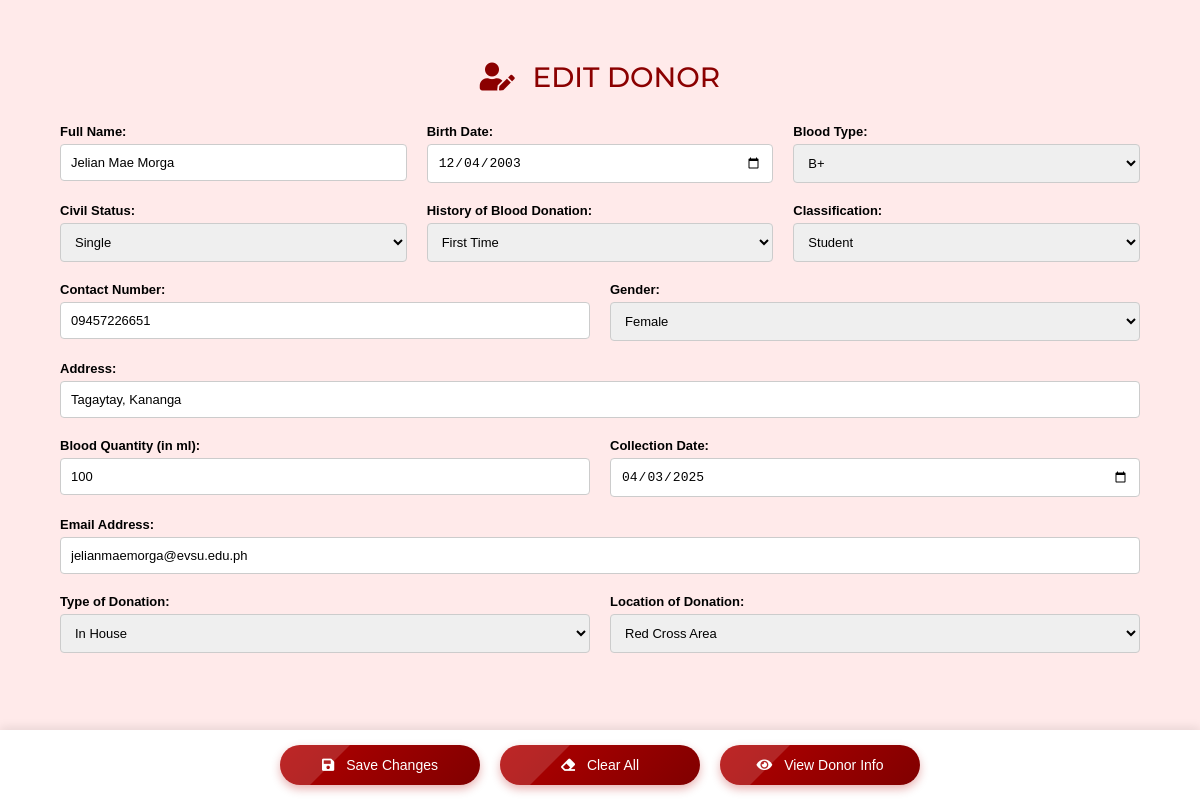
/edit_donor.php?id=7, run on the app's committed database.
### tables this page shows
CREATE TABLE `donors` (
  `id` int(11) NOT NULL,
  `name` varchar(255) NOT NULL,
  `birthdate` date NOT NULL,
  `address` text NOT NULL,
  `blood_type` varchar(5) NOT NULL,
  `civil_status` varchar(20) NOT NULL,
  `donation_history` varchar(50) NOT NULL,
  `classification` varchar(50) NOT NULL,
  `contact_number` varchar(15) NOT NULL,
  `gender` varchar(10) NOT NULL,
  `blood_quantity` int(11) NOT NULL,
  `collection_date` date NOT NULL,
  `email` varchar(255) NOT NULL,
  `donation_type` varchar(50) NOT NULL,
  `donation_location` varchar(100) NOT NULL,
  `age` int(11) NOT NULL,
  `expiry_date` date DEFAULT NULL,
  `donation_date` date DEFAULT NULL,
  `quantity_ml` int(11) DEFAULT 450,
  `blood_quantity_ml` int(11) DEFAULT 450,
  `donation_status` varchar(50) DEFAULT NULL,
  `last_updated` timestamp NOT NULL DEFAULT current_timestamp() ON UPDATE current_timestamp(),
  `contact` varchar(50) DEFAULT NULL,
  `sex` enum('Male','Female','Other') DEFAULT NULL,
  `donation_dates` text DEFAULT NULL,
  `number_of_donations` int(11) DEFAULT 0,
  `status` enum('Active','Inactive','Deferred') DEFAULT NULL,
  `medical_eligibility` text DEFAULT NULL,
  `donation_frequency` varchar(50) DEFAULT NULL
);

### edit_donor.php (the view, shortened to what this page needs)
<?php
$servername = "localhost";
$username = "root";
$password = "";
$dbname = "bdms";
$conn = new mysqli($servername, $username, $password, $dbname);
$id = $_GET['id'] ?? null;
$sql = "SELECT * FROM donors WHERE id = '$id'";
$result = $conn->query($sql);
$row = $result->fetch_assoc();
?>
<!DOCTYPE html>
<html lang="en">
<head>
  <link rel="stylesheet" href="https://cdnjs.cloudflare.com/ajax/libs/font-awesome/5.15.3/css/all.min.css">
</head>
<body>
<h2><i class="fas fa-user-edit"></i> Edit Donor</h2>
<form id="form" method="POST" action="">
  <div class="form-group">
    <label>Full Name:</label>
    <input type="text" name="name" value="<?= $row['name'] ?>" required>
  </div>
  <div class="form-group">
    <label>Birth Date:</label>
    <input type="date" name="birthdate" value="<?= $row['birthdate'] ?>" required>
  </div>
  <div class="form-group">
    <label>Blood Type:</label>
    <select name="blood_type" required>
      <?php
      $types = ['A+','A-','B+','B-','AB+','AB-','O+','O-'];
      foreach ($types as $type) {
        echo "<option value='$type' ".($row['blood_type'] == $type ? 'selected' : '').">$type</option>";
      }
      ?>
    </select>
  </div>
  <div class="form-group">
    <label>Civil Status:</label>
    <select name="civil_status" required>
      <?php
      $statuses = ['Single','Married','Widowed'];
      foreach ($statuses as $status) {
        echo "<option value='$status' ".($row['civil_status'] == $status ? 'selected' : '').">$status</option>";
      }
      ?>
    </select>
  </div>
  <div class="form-group">
    <label>History of Blood Donation:</label>
    <select name="donation_history" required>
      <?php
      $histories = ['First Time','Regular Donor','Occasional Donor'];
      foreach ($histories as $hist) {
        echo "<option value='$hist' ".($row['donation_history'] == $hist ? 'selected' : '').">$hist</option>";
      }
      ?>
    </select>
  </div>
  <div class="form-group">
    <label>Classification:</label>
    <select name="classification" required>
      <?php
      $classifications = ['Student','Staff','Public'];
      foreach ($classifications as $class) {
        echo "<option value='$class' ".($row['classification'] == $class ? 'selected' : '').">$class</option>";
      }
      ?>
    </select>
  </div>
  <div class="form-group-half">
    <label>Contact Number:</label>
    <input type="text" name="contact_number" value="<?= $row['contact_number'] ?>" required>
  </div>
  <div class="form-group-half">
    <label>Gender:</label>
    <select name="gender" required>
      <?php
      $genders = ['Male','Female','Other'];
      foreach ($genders as $g) {
        echo "<option value='$g' ".($row['gender'] == $g ? 'selected' : '').">$g</option>";
      }
      ?>
    </select>
  </div>
  <div class="form-group-full">
    <label>Address:</label>
    <input type="text" name="address" value="<?= $row['address'] ?>" required>
  </div>
  <div class="form-group-half">
    <label>Blood Quantity (in ml):</label>
    <input type="number" name="blood_quantity" value="<?= $row['blood_quantity'] ?>" required>
  </div>
  <div class="form-group-half">
    <label>Collection Date:</label>
    <input type="date" name="collection_date" value="<?= $row['collection_date'] ?>" required>
  </div>
  <div class="form-group-full">
    <label>Email Address:</label>
    <input type="email" name="email" value="<?= $row['email'] ?>" required>
  </div>
  <div class="form-group">
    <label>Type of Donation:</label>
    <select name="donation_type" required>
      <?php
      $types = ['In House','Walk-In/Voluntary','Replacement','Patient-Directed'];
      foreach ($types as $type) {
        echo "<option value='$type' ".($row['donation_type'] == $type ? 'selected' : '').">$type</option>";
      }
      ?>
    </select>
  </div>
  <div class="form-group">
    <label>Location of Donation:</label>
    <select name="donation_location" required>
      <?php
      $locations = ['Red Cross Area','School'];
      foreach ($locations as $loc) {
        echo "<option value='$loc' ".($row['donation_location'] == $loc ? 'selected' : '').">$loc</option>";
      }
      ?>
    </select>
  </div>
</form>
<div class="button-wrapper">
  <button type="submit" form="form"><i class="fas fa-save"></i> Save Changes</button>
  <button type="button" id="clearBtn"><i class="fas fa-eraser"></i> Clear All</button>
  <button type="button" onclick="window.location.href='view_donor.php?id=<?= $id ?>';"><i class="fas fa-eye"></i> View Donor Info</button>
</div>
</body>
</html>

### edit_donor.php (style rules this page uses)
* { box-sizing: border-box; margin: 0; padding: 0; }
body { font-family: Arial, sans-serif; background: #ffeaea; padding: 60px; font-size: 14px; overflow-x: hidden; }
h2 { text-align: center; color: #8b0000; margin-bottom: 30px; font-size: 28px; font-family: 'Montserrat', sans-serif; font-weight: 500; text-transform: uppercase; }
h2 i { margin-right: 10px; }
form { display: flex; flex-wrap: wrap; gap: 20px; }
.form-group, .form-group-half, .form-group-full { display: flex; flex-direction: column; }
.form-group { flex: 1 1 calc(33.333% - 20px); }
.form-group-half { flex: 1 1 calc(50% - 20px); }
.form-group-full { flex: 1 1 100%; }
label { font-weight: bold; margin-bottom: 5px; font-size: 13px; }
input, select { padding: 10px; border: 1px solid #ccc; border-radius: 4px; font-size: 13px; }
.button-wrapper { position: fixed; bottom: 0; left: 0; width: 100%; padding: 15px 0; background-color: #fff; display: flex; justify-content: center; gap: 20px; box-shadow: 0 -2px 10px rgba(0,0,0,0.1); z-index: 1000; }
.button-wrapper button { width: 200px; padding: 12px 25px; background: linear-gradient(135deg, #b30000, #800000); color: #fff; border: none; border-radius: 30px; font-size: 14px; cursor: pointer; font-weight: 500; box-shadow: 0 4px 10px rgba(179, 0, 0, 0.3); transition: all 0.4s ease; position: relative; overflow: hidden; z-index: 1; }
.button-wrapper button::before { content: ""; position: absolute; top: 0; left: -75%; width: 100%; height: 100%; background: rgba(255, 255, 255, 0.15); transform: skewX(-45deg); transition: left 0.5s ease; z-index: 0; }
.button-wrapper button i { margin-right: 8px; }

### data on the page
donors: name "Jelian Mae Morga", birthdate "12/04/2003", blood_type "B+", civil_status "Single", donation_history "First Time", classification "Student", contact_number "09457226651", gender "Female", address "Tagaytay, Kananga", blood_quantity "100", collection_date "04/03/2025", email "jelianmaemorga@evsu.edu.ph", donation_type "In House", donation_location "Red Cross Area"
